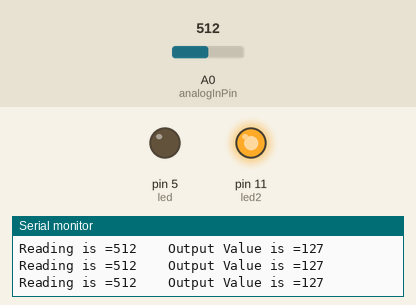
This sketch was run on a simulated Arduino Uno, built with avr-gcc and run on an emulated ATmega328P. On the bench: output pins drawn as LEDs (lit = HIGH), the last lines printed to the serial monitor. The inputs (shaded band) are chosen by the test bench; at power-on: A0 (analogInPin) = 512.

Above: at 1.2 s.
1.3 s: A0 (analogInPin) set to 599
4.3 s: A0 (analogInPin) set to 621
At 5.5 s:
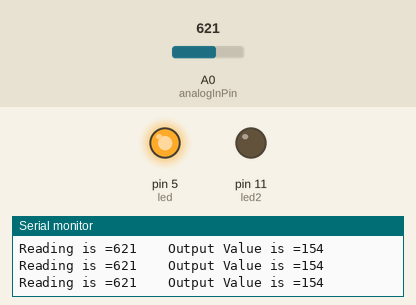
5.8 s: A0 (analogInPin) set to 511
At 6.9 s:
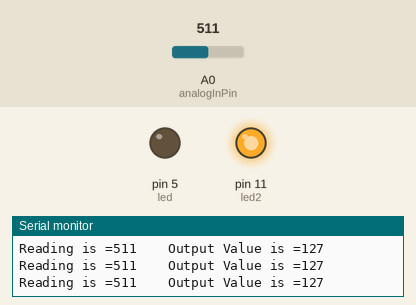
7.3 s: A0 (analogInPin) set to 716
At 8.1 s:
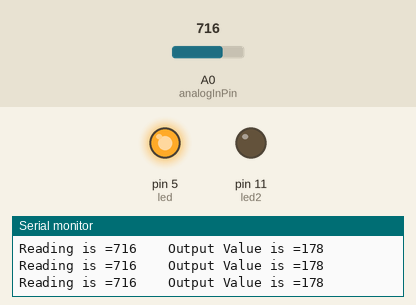
Timing chart, 0 to 9.8 s (numbered marks = the images above; inputs shaded):
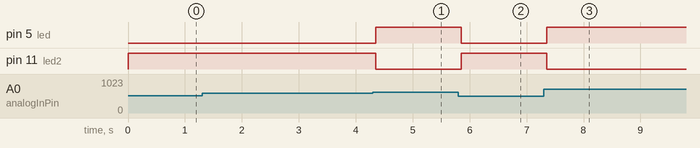

The sketch:

LED_DIGITAL.ino
```cpp
const int analogInPin = A0;
int sensorValue = 0;
int outputValue = 0;
int led = 5;
int led2=11;
void setup()
{
  // put your setup code here, to run once:
Serial.begin(9600);
pinMode(led2,OUTPUT);
pinMode(led,OUTPUT);
}

void loop()
{
  // put your main code here, to run repeatedly:
sensorValue=analogRead(analogInPin);
outputValue = map(sensorValue,0,1023,0,255);
Serial.print("Reading is =");
Serial.print(sensorValue);
Serial.print("\t\tOutput Value is =");
Serial.println(outputValue);
if (outputValue>150)
  {
    digitalWrite(led,HIGH);

  }
else
  {
    digitalWrite(led,LOW);
  }
if(outputValue>150)
  {
    digitalWrite(led2,LOW);
  }
else
  {
    digitalWrite(led2,HIGH);
  }


}
```

Measured:
- the behaviour switches between 605 and 606 on A0 (analogInPin) (found by bisection; images 0 and 1)
- after the input at 4.3 s, pin 5 (led): LOW → HIGH after 0.05 s; pin 11 (led2): HIGH → LOW after 0.05 s
- after the input at 5.8 s, pin 5 (led): HIGH → LOW after 0.05 s; pin 11 (led2): LOW → HIGH after 0.05 s
- after the input at 7.3 s, pin 5 (led): LOW → HIGH after 0.06 s; pin 11 (led2): HIGH → LOW after 0.06 s
